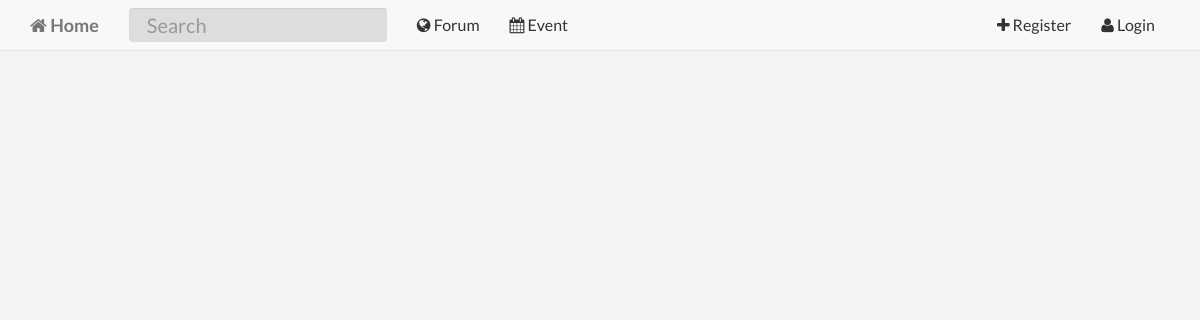
/notice.php, run on an earlier commit of the app's database.
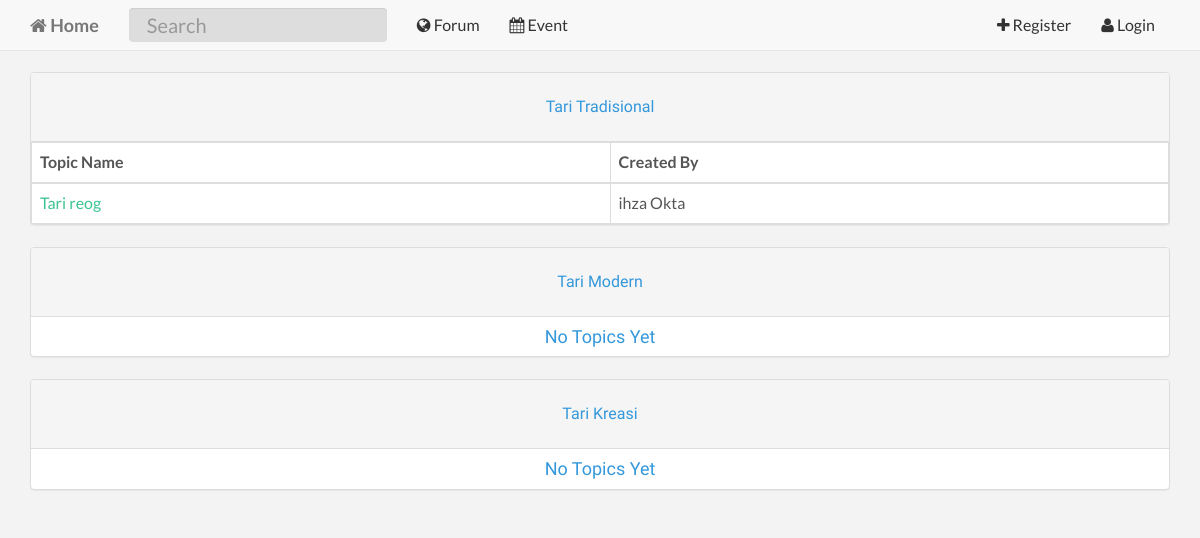
And on a later commit of the database.
### tables this page shows
CREATE TABLE `kategori` (
  `kategori_id` int(11) NOT NULL,
  `kategori_name` varchar(30) NOT NULL
);

CREATE TABLE `notice_topic` (
  `notice_topic_id` int(11) NOT NULL,
  `notice_topic_name` text NOT NULL,
  `notice_topic_time` timestamp NOT NULL DEFAULT CURRENT_TIMESTAMP,
  `notice_topic_body` text NOT NULL,
  `notice_topic_created_by` varchar(255) NOT NULL,
  `notice_topic_kategori` varchar(255) NOT NULL,
  `notice_topic_image` varchar(20) NOT NULL
);

CREATE TABLE `user` (
  `user_id` int(11) NOT NULL,
  `user_email` varchar(255) NOT NULL,
  `user_password` varchar(255) NOT NULL,
  `user_firstname` text NOT NULL,
  `user_lastname` text NOT NULL,
  `user_avatar` varchar(255) NOT NULL,
  `user_shortbio` text,
  `user_username` varchar(255) NOT NULL,
  `user_longbio` text,
  `user_website` varchar(255) DEFAULT NULL,
  `user_dob` date DEFAULT NULL,
  `user_profession` text,
  `user_gender` varchar(255) DEFAULT NULL,
  `user_address` text,
  `user_backgroundpicture` varchar(255) NOT NULL,
  `user_joindate` date NOT NULL,
  `user_country` varchar(255) DEFAULT NULL
);

### controllers/table/notice-table.php (the view)
    <div class="container">
<?php
            $sql2 = "SELECT * FROM kategori ";
            $result2 = mysqli_query($database,$sql2);
        while($rws2 = mysqli_fetch_assoc($result2)){
            $kategori_id = $rws2["kategori_id"];
            $nama_kat = $rws2["kategori_name"];
            $sql = "SELECT * FROM notice_topic where notice_topic_kategori LIKE '%$kategori_id%' ORDER BY notice_topic_time";
            $result = mysqli_query($database,$sql);
            $rws_count = mysqli_num_rows($result);
?>
                <div class="panel panel-default">
                    <div class="panel-heading">
                        <h3 class="panel-title text-center"><?php echo $nama_kat; ?></h3>
                    </div>
<?php
                if($rws_count == 0){
?>
                    <h4 class="text-center">No Topics Yet</h4>
                </div>
<?php
                }
                else{
?>
                    <table class="table table-bordered">
                        <thead>
                            <tr>
                                <th>Topic Name</th>
                                <th>Created By</th>
                            </tr>
                        </thead>
<?php
                    while($rws = mysqli_fetch_array($result)){
                        $temp_user_username = $rws['notice_topic_created_by'];
                        $sql_search_username = "SELECT * FROM user WHERE user_username = '$temp_user_username'";
                        $result_search_username = mysqli_query($database,$sql_search_username) or die(mysqli_error($database));
                        $rws_search_username = mysqli_fetch_array($result_search_username);
?>
                        <tbody>
                            <tr>
                                <td><a href="notice-topic.php?notice_topic_id=<?php echo $rws['notice_topic_id'];?>"><?php echo $rws['notice_topic_name'];?></a></td>
                                <td><?php echo $rws_search_username['user_firstname'];?> <?php echo $rws_search_username['user_lastname'];?></td>
                            </tr>
                        </tbody>
<?php
                    }
?>
                    </table>
                </div>
<?php
                }
        }
?>
    </div>

What changed in the data, as far as the page shows it:
added kategori: kategori_name "Tari Tradisional"
now on this page (row edited): notice_topic: notice_topic_name "Tari reog", user.user_firstname "ihza", user.user_lastname "Okta"
added kategori: kategori_name "Tari Modern", shows "No Topics Yet"
added kategori: kategori_name "Tari Kreasi", shows "No Topics Yet"
